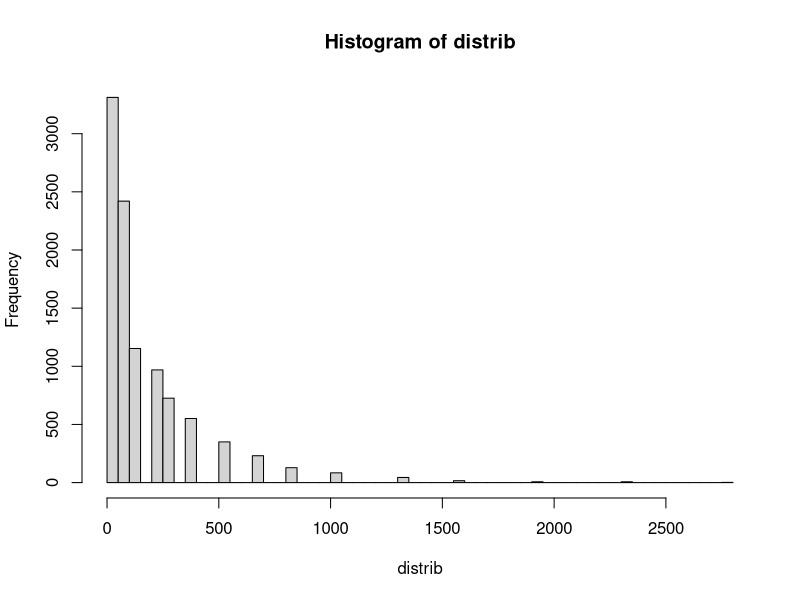
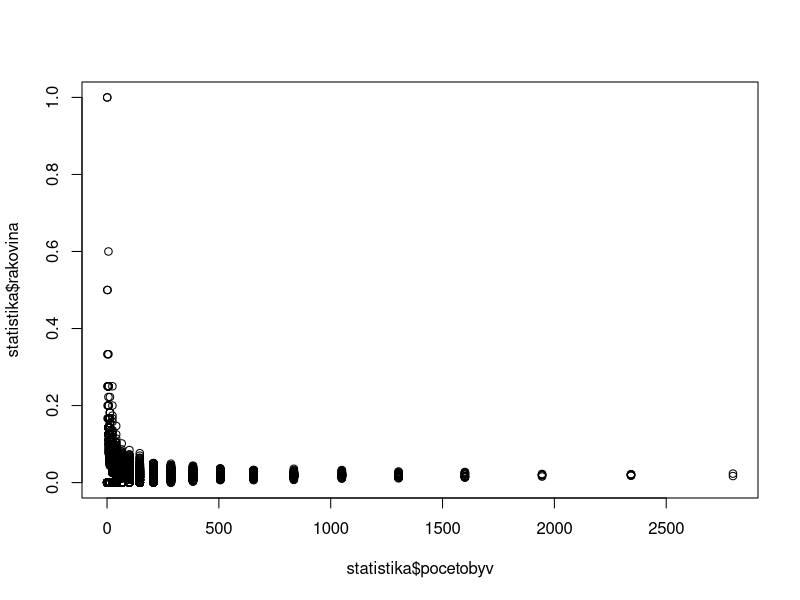

These figures' R source, in order:
# library(tibble)
library(tidyr)
library(dplyr)

outcomes <- c(TRUE,FALSE)
probtrue <- .02

obce <- paste0("Obec",c(1:1e4))
distrib <- rpois(1e4, 10)^4/1e2
summary(distrib)
sum(distrib)
hist(distrib, breaks = 50)

weights <- data_frame("obec" = obce,
                      "pocetobyv" = distrib)

census <- data_frame(
  rakovina = sample(outcomes, size = sum(weights$pocetobyv), replace=TRUE, prob=c(probtrue, 1-probtrue)),
  obec = sample(weights$obec, size=sum(weights$pocetobyv), replace=TRUE, prob=weights$pocetobyv)) %>% 
  right_join(weights)

statistika <- census %>% group_by(obec) %>% summarise(rakovina=mean(rakovina), pocetobyv=mean(pocetobyv))
plot(statistika$pocetobyv, statistika$rakovina)

mean(statistika$pocetobyv)

statistika %>% arrange(rakovina) %>% head(50) %>% summarise(pocetobyv=mean(pocetobyv))
statistika %>% arrange(-rakovina) %>% head(50) %>% summarise(pocetobyv=mean(pocetobyv))
